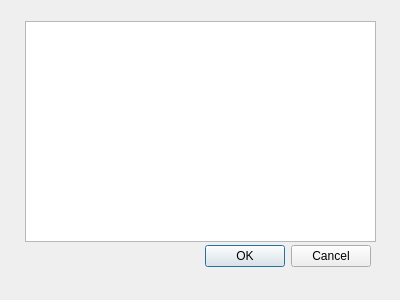
<?xml version="1.0" encoding="UTF-8"?>
<ui version="4.0">
 <class>CheckTravelsDialog</class>
 <widget class="QDialog" name="CheckTravelsDialog">
  <property name="geometry">
   <rect>
    <x>0</x>
    <y>0</y>
    <width>400</width>
    <height>300</height>
   </rect>
  </property>
  <property name="windowTitle">
   <string>Dialog</string>
  </property>
  <widget class="QDialogButtonBox" name="buttonBox">
   <property name="geometry">
    <rect>
     <x>30</x>
     <y>240</y>
     <width>341</width>
     <height>32</height>
    </rect>
   </property>
   <property name="orientation">
    <enum>Qt::Horizontal</enum>
   </property>
   <property name="standardButtons">
    <set>QDialogButtonBox::Cancel|QDialogButtonBox::Ok</set>
   </property>
  </widget>
  <widget class="QTableWidget" name="tableWidget">
   <property name="geometry">
    <rect>
     <x>25</x>
     <y>21</y>
     <width>351</width>
     <height>221</height>
    </rect>
   </property>
  </widget>
 </widget>
 <resources/>
 <connections>
  <connection>
   <sender>buttonBox</sender>
   <signal>accepted()</signal>
   <receiver>CheckTravelsDialog</receiver>
   <slot>accept()</slot>
   <hints>
    <hint type="sourcelabel">
     <x>248</x>
     <y>254</y>
    </hint>
    <hint type="destinationlabel">
     <x>157</x>
     <y>274</y>
    </hint>
   </hints>
  </connection>
  <connection>
   <sender>buttonBox</sender>
   <signal>rejected()</signal>
   <receiver>CheckTravelsDialog</receiver>
   <slot>reject()</slot>
   <hints>
    <hint type="sourcelabel">
     <x>316</x>
     <y>260</y>
    </hint>
    <hint type="destinationlabel">
     <x>286</x>
     <y>274</y>
    </hint>
   </hints>
  </connection>
 </connections>
</ui>
